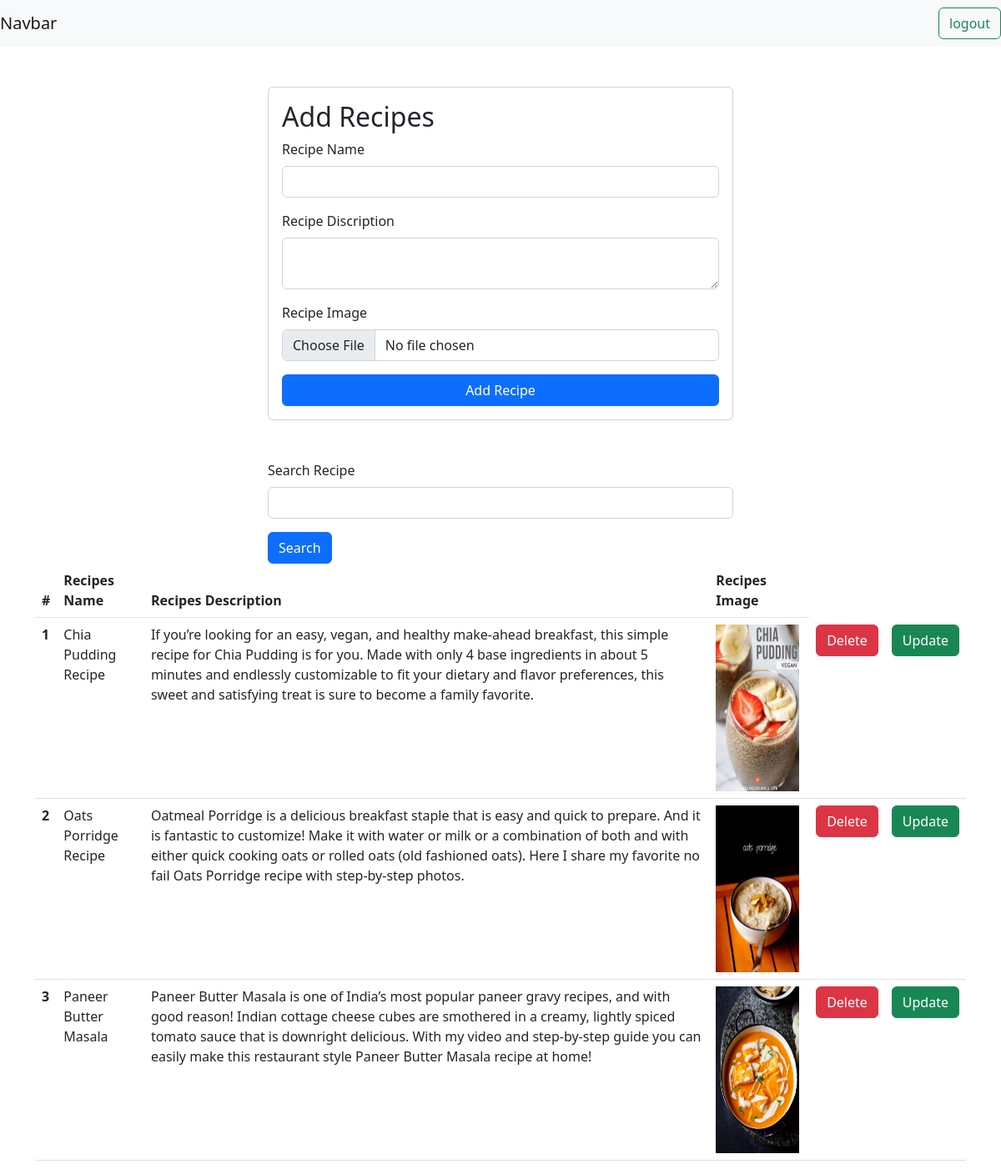
Page /recipes/ (signed in) on the committed database.
### vege/models.py (models this page shows, shortened)
class Recipe(models.Model):
    user = models.ForeignKey(User, on_delete=models.SET_NULL, null=True, blank=True)
    recipe_name = models.CharField(max_length=100)
    recipe_description = models.TextField()
    recipe_image = models.ImageField(upload_to="recipe")

### vege/views.py (the view, shortened to what this page needs)
# urls.py: path("recipes/", views.recipes, name='recipes'),
@login_required(login_url='/login/')
def recipes(request):
    query_set = Recipe.objects.all()
    if request.GET.get('search'):
        query_set = query_set.filter(recipe_name__icontains = request.GET.get('search'))
    return render(request, "vege/recipes.html", context={'recipes':query_set})

### templates/vege/recipes.html (shortened to what this page needs)
{% extends "base.html"%}
{% load static %}
{%block body %}
<div class="container mt-5">
    <form class="col-6 mx-auto card p-3" method="post" enctype="multipart/form-data">
        <h2> Add Recipes</h2>
        <div class="mb-3">
          <label for="exampleInputEmail1" class="form-label">Recipe Name</label>
          <input type="text" name="recipe_name" class="form-control">
        </div>
        <div class="mb-3">
          <label for="exampleInputPassword1" class="form-label">Recipe Discription</label>
          <textarea name="recipe_description" class="form-control"></textarea>
        </div>
        <div class="mb-3">
            <label for="exampleInputPassword1" class="form-label">Recipe Image</label>
            <input name="recipe_image" type="file" class="form-control">
        </div>
        <button type="submit" class="btn btn-primary">Add Recipe</button>
      </form>
      <div class="mt-5">
        <div class="mx-auto col-6">
          <form>
          <div class="mb-3">
            <label for="SearchFood" class="form-label">Search Recipe</label>
            <input type="text" name="search" class="form-control">
          </div>
          <button type="submit" class="btn btn-primary">Search</button>
        </form>
        </div>
      </div>
      <table class="table">
        <thead>
          <tr>
            <th scope="col">#</th>
            <th scope="col">Recipes Name</th>
            <th scope="col">Recipes Description</th>
            <th scope="col">Recipes Image</th>
          </tr>
        </thead>
        <tbody>
          {% for recipe in recipes%}
          <tr>
            <th scope="row">{{forloop.counter}}</th>
            <td>{{recipe.recipe_name}}</td>
            <td>{{recipe.recipe_description}}</td>
            <td><img src='{{recipe.recipe_image.url}}' alt="my image" style="height: 200px; width: 100px;"></td>
            <td><a href='/delete-recipe/{{recipe.id}}' class="btn btn-danger">Delete</a></td>
            <td><a href='/update-recipe/{{recipe.id}}' class="btn btn-success">Update</a></td>
          </tr>
          {%endfor%}
        </tbody>
      </table>
</div>
{%endblock%}

### templates/base.html (shortened to what this page needs)
<!DOCTYPE html>
<html lang="en">
<head>
    <link rel="stylesheet" href="https://cdn.jsdelivr.net/npm/bootstrap@5.2.3/dist/css/bootstrap.min.css">
</head>
<body>
    <nav class="navbar navbar-light bg-light justify-content-between">
        <a class="navbar-brand">Navbar</a>
        <form class="form-inline">
        {% if request.user.is_authenticated %}
            <a href='/logout/' class="btn btn-outline-success my-2 my-sm-0" type="submit">logout</a>
        {% else %}
            <a href='/login/' class="btn btn-outline-success my-2 my-sm-0" type="submit">login</a>
        {% endif %}
        </form>
    </nav>
    {%block body%}
    {% endblock %}
</body>
</html>

### rows in the picture
Recipe: recipe_name "Chia Pudding Recipe", recipe_description "If you’re looking for an easy, vegan, and healthy make-ahead breakfast, this simple recipe for Chia Pudding is for you. Made with only 4 base ingredients in about 5 minutes and endlessly customizable to fit your dietary and flavor preferences, this sweet and satisfying treat is sure to become a family favorite.", recipe_image (picture)
Recipe: recipe_name "Oats Porridge Recipe", recipe_description "Oatmeal Porridge is a delicious breakfast staple that is easy and quick to prepare. And it is fantastic to customize! Make it with water or milk or a combination of both and with either quick cooking oats or rolled oats (old fashioned oats). Here I share my favorite no fail Oats Porridge recipe with step-by-step photos.", recipe_image (picture)
Recipe: recipe_name "Paneer Butter Masala", recipe_description "Paneer Butter Masala is one of India’s most popular paneer gravy recipes, and with good reason! Indian cottage cheese cubes are smothered in a creamy, lightly spiced tomato sauce that is downright delicious. With my video and step-by-step guide you can easily make this restaurant style Paneer Butter Masala recipe at home!", recipe_image (picture)
